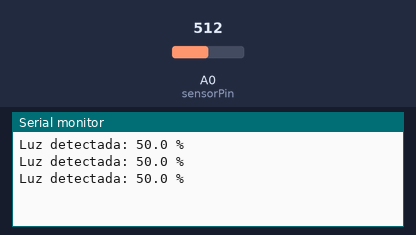
The sketch below on a simulated Arduino Uno, built with avr-gcc and run on an emulated ATmega328P. On the bench: the last lines printed to the serial monitor. The test bench sets the inputs (shaded band); at power-on: A0 (sensorPin) = 512.

Above: at 1.3 s.
1.4 s: A0 (sensorPin) set to 716
At 1.9 s:
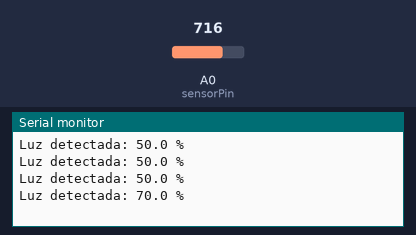
2.9 s: A0 (sensorPin) set to 900
At 3.4 s:
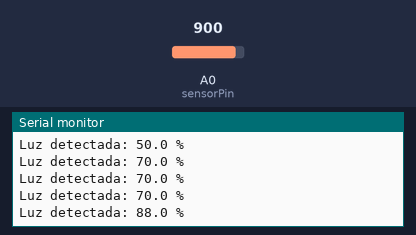
Timing chart, 0 to 5.9 s (numbered marks = the images above; inputs shaded):
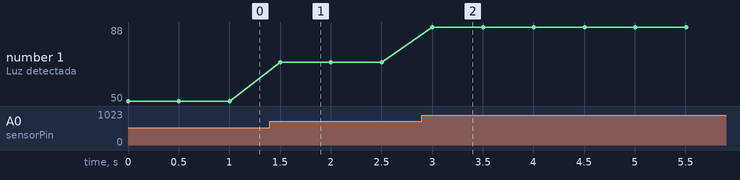

Measured:
- after the input at 1.4 s, the serial monitor: prints a new line after 0.10 s (image 1)
- after the input at 2.9 s, the serial monitor: prints a new line after 0.10 s (image 2)
- plotted number 1: 50 → 70 after the input at 1.4 s, 70 → 88 after the input at 2.9 s

The sketch:

Sensor_Luz.ino
```cpp
const int sensorPin = A0; // Pin analógico donde se conecta AO

void setup() {
  Serial.begin(9600); // Inicia comunicación serial
}

void loop() {
  int sensorValue = analogRead(sensorPin); // Valor entre 0 y 1023

  // Convertir a porcentaje (entre 0 y 100%)
  float lightPercent = (sensorValue / 1023.0) * 100.0;

  // Mostrar el valor en el monitor serial
  Serial.print("Luz detectada: ");
  Serial.print(lightPercent, 1); // Mostrar con 1 decimal
  Serial.println(" %");

  delay(500); // Pequeña pausa
}
```
